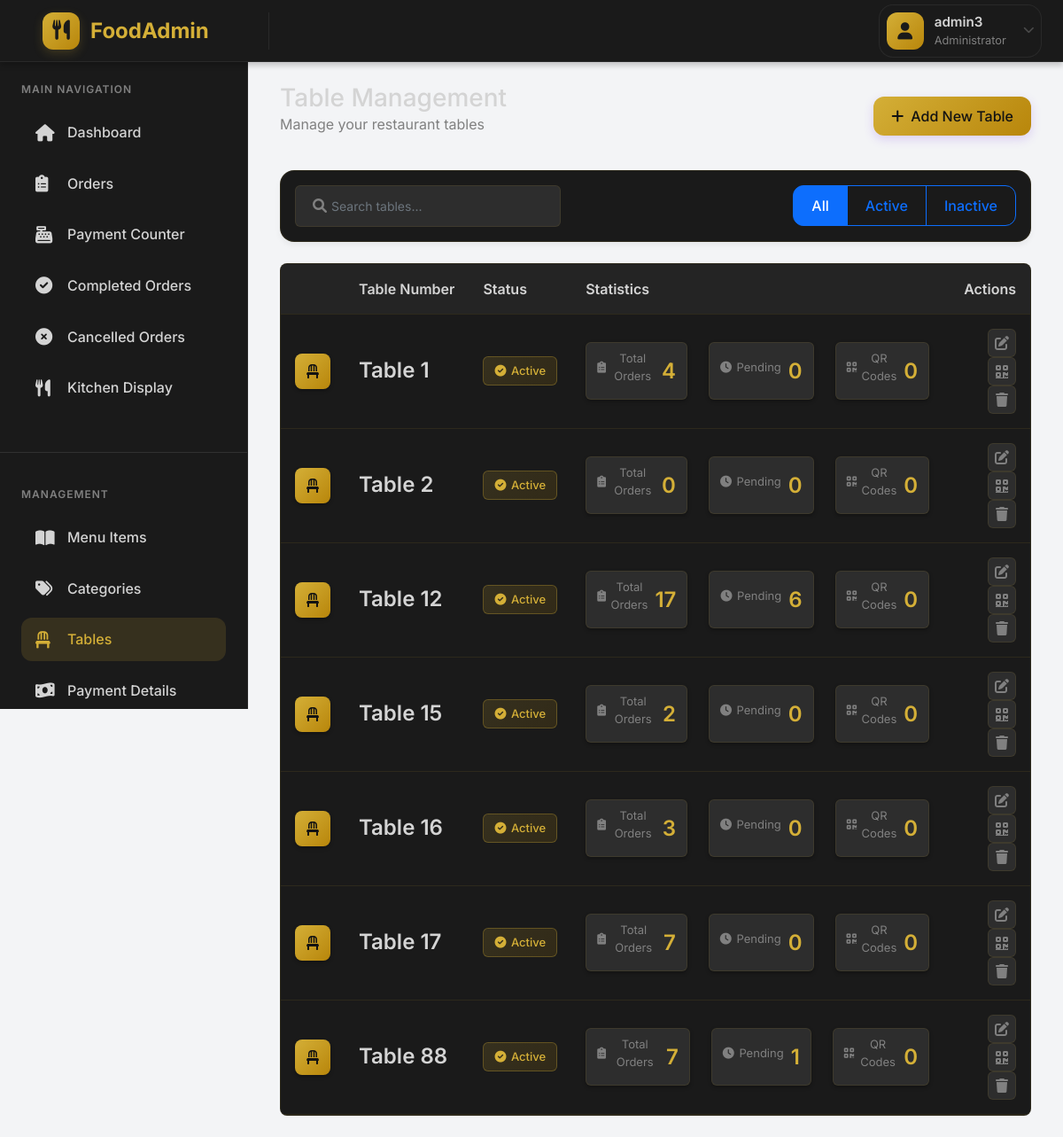
The app's page /admin/tables.php (signed in), older data.
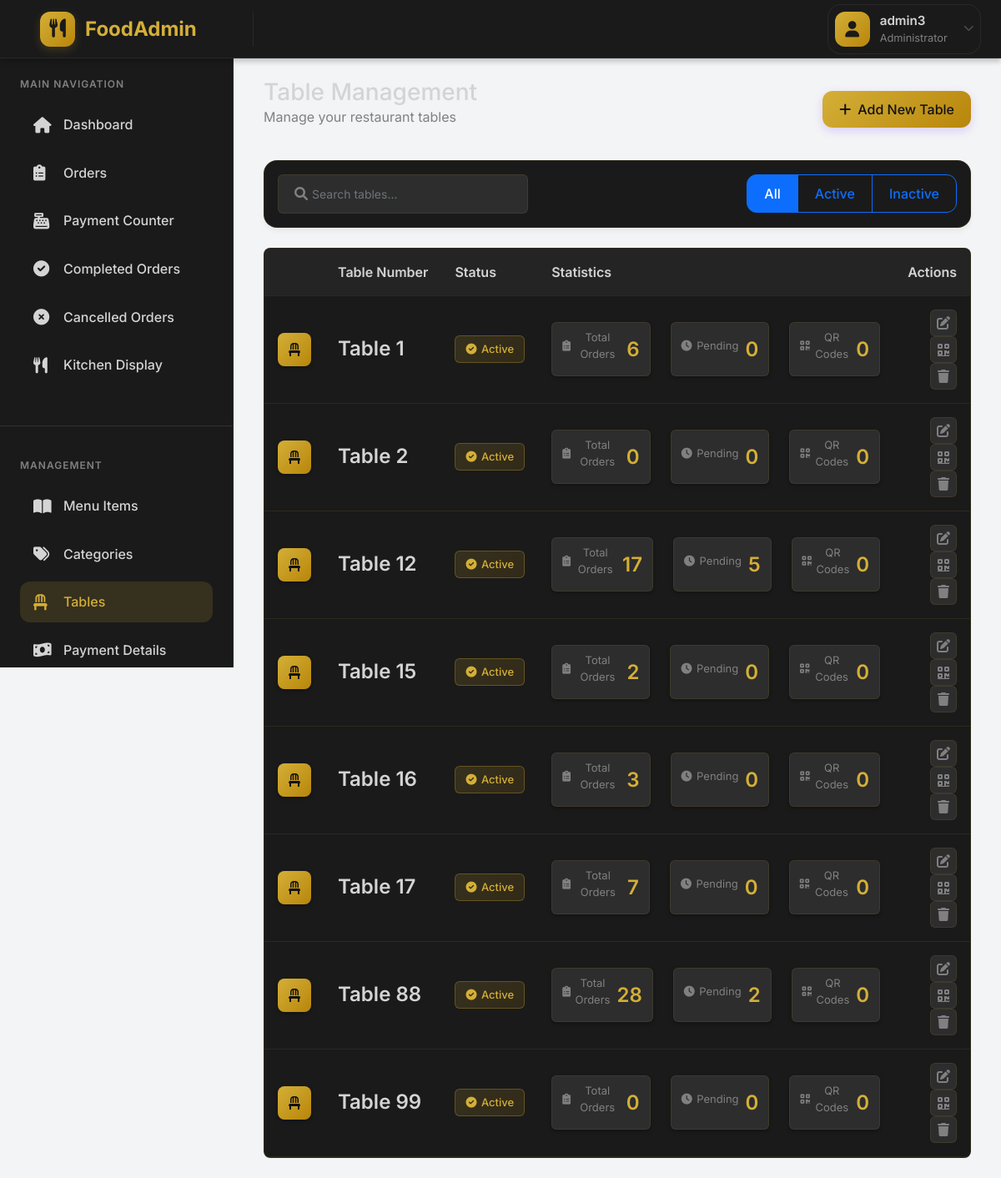
The same page, newer data.
### tables this page shows
CREATE TABLE `tables` (
  `id` int(11) NOT NULL,
  `table_number` int(11) NOT NULL,
  `status` enum('active','inactive') DEFAULT 'active',
  `created_at` timestamp NULL DEFAULT current_timestamp()
);

### admin/tables.php (the view, shortened to what this page needs)
<?php
$database = new Database();
$db = $database->getConnection();
try {
    $query = "SELECT t.*,
              COUNT(DISTINCT o.id) as total_orders,
              COUNT(DISTINCT CASE WHEN o.status IN ('pending', 'processing') THEN o.id END) as pending_orders,
              COUNT(DISTINCT CASE WHEN qc.is_active = 1 AND (qc.expires_at IS NULL OR qc.expires_at > NOW()) THEN qc.id END) as active_qr_codes
              FROM tables t
              LEFT JOIN orders o ON t.id = o.table_id
              LEFT JOIN qr_codes qc ON t.id = qc.table_id
              GROUP BY t.id
              ORDER BY t.table_number";
    $stmt = $db->prepare($query);
    $stmt->execute();
    $tables = $stmt->fetchAll(PDO::FETCH_ASSOC);
} catch (Exception $e) {
    $message = "Error retrieving tables: " . $e->getMessage();
    $message_type = "danger";
    $tables = [];
}
?>
<div class="container-fluid">
    <div class="d-flex justify-content-between align-items-center mb-4">
        <div>
            <h1 class="h3 mb-0">Table Management</h1>
            <p class="text-muted">Manage your restaurant tables</p>
        </div>
        <button class="btn btn-primary" data-bs-toggle="modal" data-bs-target="#addTableModal">
            <i class="fas fa-plus me-2"></i>Add New Table
        </button>
    </div>
    <div class="card mb-4">
        <div class="card-body">
            <div class="row align-items-center">
                <div class="col-md-6">
                    <div class="position-relative search-box">
                        <i class="fas fa-search"></i>
                        <input type="text" class="form-control" id="tableSearch" placeholder="Search tables...">
                    </div>
                </div>
                <div class="col-md-6 text-md-end mt-3 mt-md-0">
                    <div class="btn-group" role="group">
                        <button type="button" class="btn btn-outline-primary active" data-filter="all">All</button>
                        <button type="button" class="btn btn-outline-primary" data-filter="active">Active</button>
                        <button type="button" class="btn btn-outline-primary" data-filter="inactive">Inactive</button>
                    </div>
                </div>
            </div>
        </div>
    </div>
    <div class="table-wrapper">
        <table class="custom-table">
            <thead>
                <tr>
                    <th class="table-icon-cell"></th>
                    <th>Table Number</th>
                    <th>Status</th>
                    <th>Statistics</th>
                    <th class="actions-cell">Actions</th>
                </tr>
            </thead>
            <tbody>
                <?php foreach ($tables as $table): ?>
                <tr>
                    <td class="table-icon-cell">
                        <div class="table-icon">
                            <i class="fas fa-chair"></i>
                        </div>
                    </td>
                    <td>
                        <div class="table-number">
                            Table <?php echo htmlspecialchars($table['table_number']); ?>
                        </div>
                    </td>
                    <td>
                        <span class="status-badge status-<?php echo $table['status']; ?>">
                            <i class="fas fa-<?php echo $table['status'] === 'active' ? 'check-circle' : 'times-circle'; ?>"></i>
                            <?php echo ucfirst($table['status']); ?>
                        </span>
                    </td>
                    <td>
                        <div class="stats-cell">
                            <div class="stat-item">
                                <div class="stat-label">
                                    <i class="fas fa-clipboard-list"></i>
                                    Total Orders
                                </div>
                                <div class="stat-value"><?php echo $table['total_orders']; ?></div>
                            </div>
                            <div class="stat-item">
                                <div class="stat-label">
                                    <i class="fas fa-clock"></i>
                                    Pending
                                </div>
                                <div class="stat-value"><?php echo $table['pending_orders']; ?></div>
                            </div>
                            <div class="stat-item">
                                <div class="stat-label">
                                    <i class="fas fa-qrcode"></i>
                                    QR Codes
                                </div>
                                <div class="stat-value"><?php echo $table['active_qr_codes']; ?></div>
                            </div>
                        </div>
                    </td>
                    <td class="actions-cell">
                        <button type="button" class="btn-action btn-edit"
                                data-bs-toggle="modal"
                                data-bs-target="#editTableModal<?php echo $table['id']; ?>"
                                title="Edit Table">
                            <i class="fas fa-edit"></i>
                        </button>
                        <a href="qr_codes.php?table=<?php echo $table['id']; ?>"
                           class="btn-action btn-qr"
                           title="Manage QR Codes">
                            <i class="fas fa-qrcode"></i>
                        </a>
                        <button type="button" class="btn-action btn-delete"
                                data-bs-toggle="modal"
                                data-bs-target="#deleteTableModal<?php echo $table['id']; ?>"
                                title="Delete Table">
                            <i class="fas fa-trash"></i>
                        </button>
                    </td>
                </tr>
                <?php endforeach; ?>
            </tbody>
        </table>
    </div>
</div>
<?php
$content = ob_get_clean();
include 'includes/layout.php';
?>

### admin/includes/layout.php (shortened to what this page needs)
<!DOCTYPE html>
<html lang="en">
<head>
    <link href="https://cdn.jsdelivr.net/npm/bootstrap@5.1.3/dist/css/bootstrap.min.css" rel="stylesheet">
    <link href="https://cdnjs.cloudflare.com/ajax/libs/font-awesome/6.0.0/css/all.min.css" rel="stylesheet">
</head>
<body>
    <?php include 'navbar.php'; ?>
    <?php include 'sidebar.php'; ?>
    <main class="main-content">
        <?php if (isset($content)) echo $content; ?>
    </main>
</body>
</html>

### admin/includes/navbar.php (shortened to what this page needs)
<nav class="navbar top-navbar">
    <div class="d-flex align-items-center w-100">
        <div class="brand-wrapper">
            <a class="navbar-brand d-flex align-items-center" href="dashboard.php">
                <div class="brand-icon">
                    <i class="fas fa-utensils"></i>
                </div>
                <span>FoodAdmin</span>
            </a>
        </div>
        <div class="d-flex align-items-center ms-auto gap-3">
            <div class="dropdown">
                <a href="#" class="user-profile text-decoration-none" data-bs-toggle="dropdown">
                    <div class="user-avatar">
                        <i class="fas fa-user"></i>
                    </div>
                    <div class="user-info">
                        <p class="user-name"><?php echo isset($_SESSION['admin_username']) ? htmlspecialchars($_SESSION['admin_username']) : 'Admin'; ?></p>
                        <p class="user-role">Administrator</p>
                    </div>
                    <i class="fas fa-chevron-down ms-2" style="color: var(--text-muted); font-size: 0.8rem;"></i>
                </a>
            </div>
        </div>
    </div>
</nav>

### admin/includes/sidebar.php (shortened to what this page needs)
<?php
$current_page = basename($_SERVER['PHP_SELF']);
?>
<div class="sidebar" id="sidebar">
    <div class="menu-section">
        <h6 class="menu-title">Main Navigation</h6>
        <ul class="nav flex-column">
            <li class="nav-item">
                <a class="nav-link <?php echo $current_page == 'dashboard.php' ? 'active' : ''; ?>" href="dashboard.php">
                    <i class="fas fa-home"></i>
                    <span>Dashboard</span>
                </a>
            </li>
            <li class="nav-item">
                <a href="orders.php" class="nav-link <?php echo $current_page == 'orders.php' ? 'active' : ''; ?>">
                    <i class="fas fa-clipboard-list"></i>
                    <span>Orders</span>
                </a>
            </li>
            <li class="nav-item">
                <a href="payment_counter.php" class="nav-link <?php echo $current_page == 'payment_counter.php' ? 'active' : ''; ?>">
                    <i class="fas fa-cash-register"></i>
                    <span>Payment Counter</span>
                </a>
            </li>
            <li class="nav-item">
                <a class="nav-link <?php echo $current_page == 'completed_orders.php' ? 'active' : ''; ?>" href="completed_orders.php">
                    <i class="fas fa-check-circle"></i>
                    <span>Completed Orders</span>
                </a>
            </li>
            <li class="nav-item">
                <a class="nav-link <?php echo $current_page == 'cancelled_orders.php' ? 'active' : ''; ?>" href="cancelled_orders.php">
                    <i class="fas fa-times-circle"></i>
                    <span>Cancelled Orders</span>
                </a>
            </li>
            <li class="nav-item">
                <a class="nav-link <?php echo $current_page == 'kitchen.php' ? 'active' : ''; ?>" href="kitchen.php">
                    <i class="fas fa-utensils"></i>
                    <span>Kitchen Display</span>
                </a>
            </li>
        </ul>
    </div>
    <div class="menu-divider"></div>
    <div class="menu-section">
        <h6 class="menu-title">Management</h6>
        <ul class="nav flex-column">
            <li class="nav-item">
                <a class="nav-link <?php echo $current_page == 'menu_management.php' ? 'active' : ''; ?>" href="menu_management.php">
                    <i class="fas fa-book-open"></i>
                    <span>Menu Items</span>
                </a>
            </li>
            <li class="nav-item">
                <a class="nav-link <?php echo $current_page == 'categories.php' ? 'active' : ''; ?>" href="categories.php">
                    <i class="fas fa-tags"></i>
                    <span>Categories</span>
                </a>
            </li>
            <li class="nav-item">
                <a class="nav-link <?php echo $current_page == 'tables.php' ? 'active' : ''; ?>" href="tables.php">
                    <i class="fas fa-chair"></i>
                    <span>Tables</span>
                </a>
            </li>
            <li class="nav-item">
                <a class="nav-link <?php echo $current_page == 'payment_details.php' ? 'active' : ''; ?>" href="payment_details.php">
                    <i class="fas fa-money-bill-wave"></i>
                    <span>Payment Details</span>
                </a>
            </li>
        </ul>
    </div>
</div>

### admin/includes/layout.php (style rules this page uses)
:root { --primary-color: #7C3AED; --primary-dark: #6D28D9; --primary-light: #8B5CF6; --success-color: #10B981; --warning-color: #F59E0B; --danger-color: #EF4444; --info-color: #3B82F6; --navbar-height: 70px; --sidebar-width: 280px; --body-bg: #F3F4F6; --card-bg: #FFFFFF; --text-primary: #1F2937; --text-secondary: #4B5563; --text-muted: #9CA3AF; --border-color: rgba(124, 58, 237, 0.1); }
body { min-height: 100vh; background: var(--body-bg); padding-top: var(--navbar-height); font-family: 'Inter', sans-serif; }
.main-content { margin-left: var(--sidebar-width); transition: all 0.3s cubic-bezier(0.4, 0, 0.2, 1); padding: 1.5rem; min-height: calc(100vh - var(--navbar-height)); }
.card { border: none; box-shadow: 0 4px 6px rgba(0, 0, 0, 0.05); border-radius: 16px; transition: all 0.3s ease; border: 1px solid var(--border-color); }
.btn { border-radius: 12px; padding: 0.625rem 1.25rem; font-weight: 500; transition: all 0.3s ease; }
.btn-primary { background: var(--primary-color); border-color: var(--primary-color); box-shadow: 0 4px 12px rgba(124, 58, 237, 0.2); }
.form-control { border-radius: 12px; padding: 0.75rem 1rem; border: 1px solid var(--border-color); transition: all 0.3s ease; }

### admin/includes/navbar.php (style rules this page uses)
:root { --navbar-bg: #1a1a1a; --card-bg: #1a1a1a; --primary-color: #d4af37; --primary-dark: #b8860b; --text-primary: #d4d4d4; --text-secondary: #808080; --text-muted: #4a4a4a; --border-color: rgba(45, 45, 45, 0.8); --danger-color: #8b0000; }
.top-navbar { position: fixed; top: 0; right: 0; left: 0; height: var(--navbar-height); background: var(--navbar-bg) !important; box-shadow: 0 4px 6px rgba(0, 0, 0, 0.2); z-index: 1040; padding: 0 1.5rem; backdrop-filter: blur(8px); border-bottom: 1px solid var(--border-color); }
.navbar-brand { font-weight: 700; font-size: 1.5rem; color: var(--primary-color) !important; padding: 0; }
.brand-wrapper { width: var(--sidebar-width); padding: 0 1.5rem; display: flex; align-items: center; border-right: 1px solid var(--border-color); margin-right: 1rem; }
.brand-icon { width: 42px; height: 42px; background: linear-gradient(135deg, var(--primary-color), var(--primary-dark)); border-radius: 12px; display: flex; align-items: center; justify-content: center; margin-right: 12px; box-shadow: 0 4px 12px rgba(212, 175, 55, 0.2); transition: all 0.3s ease; }
.brand-icon i { color: #1a1a1a; font-size: 1.4rem; }
.user-profile { display: flex; align-items: center; padding: 0.5rem; border-radius: 16px; transition: all 0.3s ease; border: 1px solid var(--border-color); background: var(--card-bg); }
.user-avatar { width: 42px; height: 42px; border-radius: 12px; background: linear-gradient(135deg, var(--primary-color), var(--primary-dark)); display: flex; align-items: center; justify-content: center; margin-right: 12px; }
.user-avatar i { color: #1a1a1a; font-size: 1.2rem; }
.user-info { margin-right: 12px; }
.user-name { font-weight: 600; color: var(--text-primary); margin: 0; font-size: 0.95rem; }
.user-role { color: var(--text-secondary); font-size: 0.8rem; margin: 0; }

### admin/includes/sidebar.php (style rules this page uses)
.sidebar { width: 280px; height: calc(100vh - 70px); position: fixed; top: 70px; left: 0; overflow-y: auto; background: #1a1a1a; border-right: 1px solid rgba(45, 45, 45, 0.8); transition: all 0.3s ease; z-index: 1000; }
.menu-section { padding: 1.5rem; }
.menu-title { font-size: 0.75rem; font-weight: 600; text-transform: uppercase; letter-spacing: 1px; color: #808080; margin-bottom: 1rem; }
.nav-item { margin-bottom: 0.5rem; }
.nav-link { color: #d4d4d4; padding: 0.8rem 1rem; border-radius: 12px; display: flex; align-items: center; font-weight: 500; transition: all 0.3s ease; }
.nav-link.active { color: #d4af37; background: rgba(212, 175, 55, 0.15); }
.nav-link i { width: 24px; font-size: 1.2rem; margin-right: 12px; transition: all 0.3s ease; }
.nav-link.active i { color: #d4af37; }
.menu-divider { height: 1px; background: rgba(255, 255, 255, 0.1); margin: 1rem 0; }

Row changes from the older to the newer data that the page shows:
computed for tables (number 1 of 8 on the later page): total_orders "4" → "6"
computed for tables (number 3 of 8 on the later page): pending_orders "6" → "5"
computed for tables (number 7 of 8 on the later page): total_orders "7" → "28"; pending_orders "1" → "2"
added tables: table_number "99", status "Active", total_orders "0", pending_orders "0", active_qr_codes "0"
